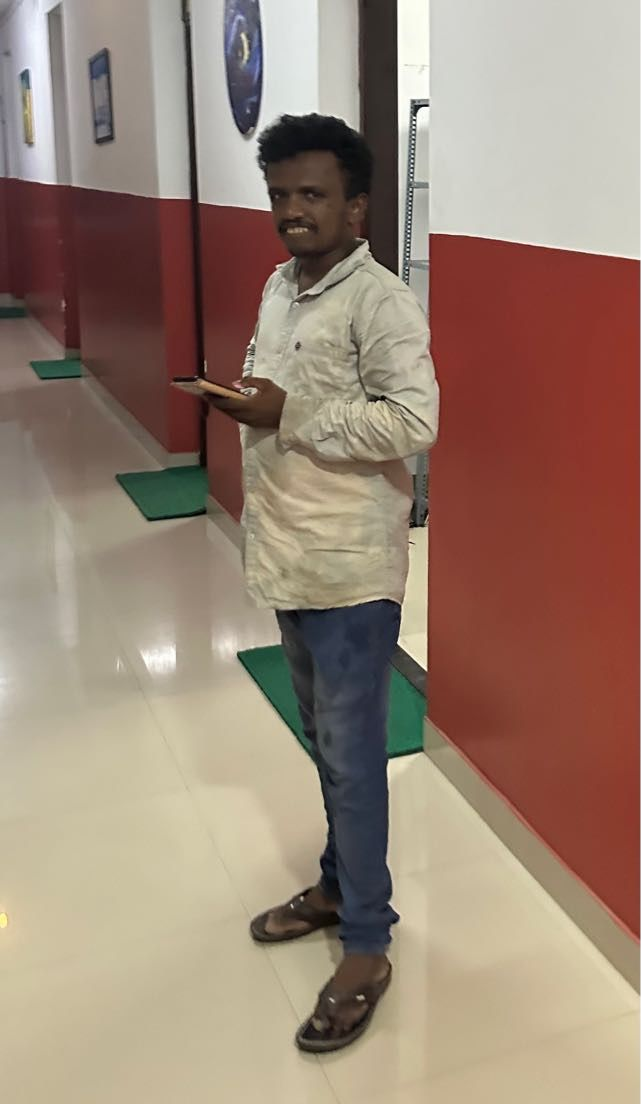
#> input picture tools/ref/crawler_photo.jpg, 641 x 1104 px; its folder holds 5 pictures in this run
$ python crawler.py
#> lines starting #> are read from the running program, lines starting #| are printed output that depends on the picture
#!/usr/bin/env python3
"""Builds Mutty (Manju Mania's first-floor crawler) as a low-poly rigged GLB, plus his
character profile sheet, from the reference photo tools/ref/crawler_photo.jpg.

    python3 tools/crawler.py        -> public/models/crawler.glb
                                       public/models/crawler_albedo.png
                                       tools/ref/crawler_profile.png

Same design principles as tools/manju.py: every body part is a stack of horizontal rings
(proportions measured from the photo), the photo itself is baked into one 512x512 atlas
sampled NEAREST (face projected from the photo, shirt / sleeves / jeans / sandals tiled from
patches of the photo), under 1500 triangles, the same 18-bone rig and bone names as Manju.
Very short (1.18 m standing), buck teeth sticking out of the grin, eyes that catch the light.
Faces +Z, Y up, L = +X. Animations (all in place):
  Idle      - crouched on all fours, twitching head (3 s loop)
  Crawl     - very fast diagonal-pair scuttle, 0.30 s cycle, CRAWL_STRIDE m per cycle
  Attack    - pounce up to face height, bite, drop back (0.9 s, ends where it starts)
  StandIdle - standing like the photo, grinning (4 s loop)
"""
import io, json, math, os, struct, sys
import numpy as np
from PIL import Image, ImageDraw, ImageFont

NAME = 'MUTTY'
TAU = 2 * math.pi
HERE = os.path.dirname(os.path.abspath(__file__))
REF = os.path.join(HERE, 'ref')
OUT_DIR = os.path.join(HERE, '..', 'public', 'models')
AW, AH = 512, 512
D = math.radians

def norm(v):
    n = np.linalg.norm(v)
    return v / n if n > 1e-12 else v

def smooth(a, b, x):
    t = min(max((x - a) / (b - a), 0.0), 1.0)
    return t * t * (3 - 2 * t)

def interp(x, pts):
    xs, ys = zip(*sorted(pts))
    return float(np.interp(x, xs, ys))

# ------------------------------------------------------------- reference photo
IMG = np.array(Image.open(os.path.join(REF, 'crawler_photo.jpg')).convert('RGB')).astype(np.float64)
def px(x, y):
    return IMG[int(np.clip(round(y), 0, IMG.shape[0] - 1)), int(np.clip(round(x), 0, IMG.shape[1] - 1))]

def patch(x0, y0, x1, y1):
#> called with x0 = 248, y0 = 498, x1 = 392, y1 = 590
    return IMG[y0:y1, x0:x1]
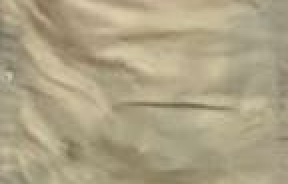
#> returned value: shape (92, 144, 3) float64 (shown 2 times larger); mean of channels 0, 1, 2 173, 162.1, 133; drawn as R, G, B

SHIRT = patch(248, 498, 392, 590)      # clean lower shirt, dusty stains
SLEEVE = patch(306, 402, 408, 450)     # crumpled rolled sleeve
#> call 2 of patch, with x0 = 306, y0 = 402, x1 = 408, y1 = 450
#> in patch (call 2), `return IMG[y0:y1, x0:x1]`:
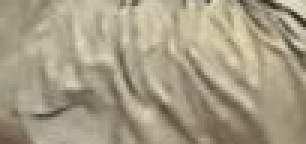
#> returned value: shape (48, 102, 3) float64 (shown 3 times larger); mean of channels 0, 1, 2 165.4, 156.9, 132.5; drawn as R, G, B
JEANS = patch(320, 640, 372, 860)      # jeans with dark wet stains
#> call 3 of patch, with x0 = 320, y0 = 640, x1 = 372, y1 = 860
#> in patch (call 3), `return IMG[y0:y1, x0:x1]`:
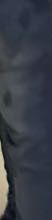
#> returned value: shape (220, 52, 3) float64; mean of channels 0, 1, 2 56.1, 60.9, 70.8; drawn as R, G, B
HAIR = patch(286, 128, 344, 150)
#> call 4 of patch, with x0 = 286, y0 = 128, x1 = 344, y1 = 150
#> in patch (call 4), `return IMG[y0:y1, x0:x1]`:
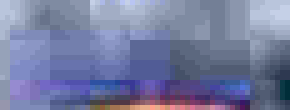
#> returned value: shape (22, 58, 3) float64 (shown 5 times larger); mean of channels 0, 1, 2 17.1, 17.7, 20.9; drawn with min black and max white
SKIN = patch(316, 200, 336, 212).reshape(-1, 3).mean(0)
#> SKIN = [92.29, 70.09, 55.27]
SKIN_DK = SKIN * .8
#> SKIN_DK = [73.83, 56.07, 44.22]
HAND = patch(240, 386, 262, 404).reshape(-1, 3).mean(0)
#> HAND = [115.4, 91.1, 74.2]
SOLE = patch(300, 1036, 380, 1046).reshape(-1, 3).mean(0)
#> SOLE = [98.59, 89.57, 74.09]
STRAP = patch(320, 992, 352, 1004).reshape(-1, 3).mean(0)
#> STRAP = [73.31, 62.32, 53.23]

def tile(pt, u, v):
    """Mirror-tile a photo patch; u, v in patch pixels."""
    h, w = pt.shape[:2]
    def m(a, n):
        a = int(math.floor(a)) % (2 * n)
        return a if a < n else 2 * n - 1 - a
    return pt[m(v, h), m(u, w)]

# face: photo pixel anchors for model X / Y on the front of the head
FACE_X = [(-.070, 268), (-.031, 277), (0, 296), (.031, 310), (.070, 348)]
FACE_Y = [(1.195, 140), (1.175, 152), (1.12, 196), (1.095, 215), (1.077, 230), (1.045, 254), (1.03, 262)]

# ------------------------------------------------------------- skeleton
J = {}; PARENT = {}
def bone(name, pos, parent=None):
    J[name] = np.array(pos, float); PARENT[name] = parent
bone('root', (0, 0, 0))
bone('hips', (0, .62, 0), 'root')
bone('spine', (0, .73, 0), 'hips')
bone('chest', (0, .84, 0), 'spine')
bone('neck', (0, .935, -.005), 'chest')
bone('head', (0, .98, 0), 'neck')
for sd, s in (('L', 1), ('R', -1)):
    bone('upperArm' + sd, (s * .150, .915, 0), 'chest')
    bone('foreArm' + sd, (s * .186, .72, 0), 'upperArm' + sd)
    bone('hand' + sd, (s * .198, .545, .01), 'foreArm' + sd)
    bone('thigh' + sd, (s * .072, .58, 0), 'hips')
    bone('shin' + sd, (s * .075, .335, .005), 'thigh' + sd)
    bone('foot' + sd, (s * .077, .07, -.01), 'shin' + sd)
BONES = list(J.keys())
BI = {n: i for i, n in enumerate(BONES)}

# ------------------------------------------------------------- parts
class Part:
    def __init__(self, name, rows, nth, region, sampler, weights, e=.9, cap_top=False, cap_bot=False):
        self.name, self.rows, self.nth, self.region = name, np.array(rows, float), nth, region
        self.sampler, self.weights, self.e = sampler, weights, e
        self.cap_top, self.cap_bot = cap_top, cap_bot
        self.nt = len(rows) - 1
        self.lump = None

    def fn(self, th, t):
        k = min(max(t, 0), 1) * self.nt
        i = min(int(k), self.nt - 1); u = k - i
        Y, cx, cz, rx, zf, zb = self.rows[i] * (1 - u) + self.rows[i + 1] * u
        s, c = math.sin(th), math.cos(th)
        x = rx * math.copysign(abs(s) ** self.e, s)
        z = (zf if c > 0 else zb) * math.copysign(abs(c) ** self.e, c)
        if self.lump:
            f = self.lump(th, Y)
            x, z = x * f, z * f
        return np.array([cx + x, Y, cz + z])

# Head + neck + torso + pelvis. (Y, cx, cz, rx, zf, zb). Measured from the photo, scaled so
# he stands 1.18 m: a big curly-haired head on a slight body.
DY = -.065   # the head rows were laid out for a 1.245 m figure; shift to the final height
COL_ROWS = [(.545, 0, 0, .115, .082, .082), (.585, 0, 0, .135, .09, .088), (.625, 0, 0, .142, .092, .088),
            (.68, 0, 0, .136, .09, .086), (.75, 0, 0, .13, .092, .085), (.82, 0, .005, .135, .097, .087),
            (.875, 0, .005, .142, .095, .087), (.908, 0, 0, .12, .082, .078), (.935, 0, -.004, .06, .058, .054)]
for Y, rx, zf, zb in ((1.025, .052, .052, .052), (1.045, .056, .074, .052), (1.077, .066, .084, .074),
                      (1.095, .068, .089, .085), (1.12, .07, .084, .09), (1.15, .075, .085, .097),
                      (1.175, .085, .088, .104), (1.20, .088, .084, .104), (1.225, .08, .07, .09),
                      (1.24, .06, .05, .066), (1.249, .034, .028, .038)):
    COL_ROWS.append((Y + DY, 0, .006, rx, zf, zb))
H = COL_ROWS[-1][0]
FACE_X = [(x, p) for x, p in FACE_X]
FACE_Y = [(y + DY, p) for y, p in FACE_Y]
HAIRLINE, MOUTH_Y, CHIN_Y = 1.175 + DY, 1.077 + DY, 1.045 + DY

def arm_rows(s):
    r = [(.93, .136, 0, .038, .042, .042), (.90, .154, 0, .05, .053, .053), (.845, .166, 0, .05, .052, .052),
         (.78, .177, 0, .048, .048, .048), (.72, .186, 0, .046, .046, .046), (.655, .191, .004, .044, .044, .044),
         (.585, .196, .008, .042, .042, .042), (.565, .197, .009, .038, .038, .038),
         (.55, .198, .01, .027, .029, .029), (.52, .199, .012, .02, .038, .038), (.485, .199, .014, .019, .036, .036),
         (.455, .199, .016, .014, .024, .024)]
    return [(Y, s * cx, cz, rx, zf, zb) for Y, cx, cz, rx, zf, zb in r]

def leg_rows(s):
    r = [(.60, .068, 0, .072, .078, .078), (.545, .072, 0, .07, .073, .073), (.47, .074, 0, .064, .066, .066),
         (.395, .075, .003, .058, .059, .059), (.335, .075, .006, .053, .055, .055), (.26, .075, .002, .05, .05, .05),
         (.17, .076, -.004, .046, .046, .046), (.105, .077, -.01, .049, .05, .05), (.08, .077, -.01, .042, .045, .045)]
    return [(Y, s * cx, cz, rx, zf, zb) for Y, cx, cz, rx, zf, zb in r]

def foot_part(s):
    cx = s * .078
    z0, z1 = -.06, .165
    # [8 lines left out: function fn, not called in this run]
    p = Part('foot' + ('L' if s > 0 else 'R'), [(0,) * 6] * 2, 8, None, None, None)
    p.fn = fn; p.nt = 6
    return p

def hair_lump(th, Y):
    """Curly hair: bumpy outline above the hairline, everywhere but the face."""
    k = smooth(HAIRLINE - .035, HAIRLINE + .005, Y)
    front = max(math.cos(th), 0) ** 2 * (1 - smooth(HAIRLINE - .01, HAIRLINE + .02, Y))
    n = math.sin(th * 5 + Y * 140) * .5 + math.sin(th * 3 - Y * 90 + 1.3) * .5
    return 1 + k * (1 - front) * .07 * n

# ------------------------------------------------------------- samplers
def is_bg(c):
    return (c[0] > 1.6 * c[1] and c[0] > 80) or c.mean() > 160      # red wall / white wall

# [4 lines left out: function face_col, not called in this run]

def col_column(P, N, th):
    X, Y, Z = P
    c = math.cos(th)
    if Y > .935:                                    # neck + head
        if Y >= HAIRLINE + .012 or (Y > HAIRLINE - .045 and c < .2) or (c < -.25 and Y > CHIN_Y):
            u = (th + math.pi) / TAU * 110
            col = tile(HAIR, u * 1.3, (H - Y) * 520)
            return col * (.85 + .15 * math.sin(u * 2.1 + Y * 400))
        if c > .45 and Y > CHIN_Y - .012:
            return face_col(X, Y)
        if Y > CHIN_Y - .012:                       # cheeks / ears: the photo's face edge
            edge = (FACE_X[-1][1] - 3) if X > 0 else (FACE_X[0][1] + 3)
            col = px(edge, interp(Y, FACE_Y))
            return SKIN * .9 if is_bg(col) else col
        if Y > .965:
            return SKIN_DK * (.9 + .1 * c)          # neck
    # shirt
    if Y < .585:
        return col_jeans(P, N, th)
    u = (th + math.pi) / TAU * .78 * 330
    col = tile(SHIRT, u, (1 - Y) * 330).copy()
    if .935 < Y or (.9 < Y and abs(X) < .07):      # standing collar
        col = col * 1.06
        if Y > .955 or (Y > .925 and abs(abs(X) - .05) < .006):
            col = col * .72
    if c > .7 and abs(X) < .006 and Y < .93:       # placket seam + buttons
        col = col * .82
        for by in (.90, .835, .77, .705, .64):
            if abs(Y - by) < .006:
                col = np.array([62, 64, 74.0])
    if Y < .597:
        col = col * .78                            # hem shadow
    return col

# [7 lines left out: function col_jeans, not called in this run]

def col_arm(s):
    # [11 lines left out: function f, not called in this run]
    return f

# [25 lines left out: functions col_foot, w_column, not called in this run]

def w_arm(sd):
    # [7 lines left out: function f, not called in this run]
    return f

def w_leg(sd):
    # [5 lines left out: function f, not called in this run]
    return f

PARTS = []
COLP = Part('column', COL_ROWS, 12, (0, 0, 288, 256), col_column, w_column, e=.85, cap_top=True)
COLP.lump = hair_lump
PARTS.append(COLP)
for sd, s in (('L', 1), ('R', -1)):
    PARTS.append(Part('arm' + sd, arm_rows(s), 8, (288 + (0 if s > 0 else 80), 0, 80, 256),
                      col_arm(s), w_arm(sd), e=.9, cap_bot=True))
    PARTS.append(Part('leg' + sd, leg_rows(s), 8, ((0 if s > 0 else 112), 256, 112, 160),
                      col_jeans, w_leg(sd), e=.9))
    fp = foot_part(s)
    fp.region = (224 + (0 if s > 0 else 96), 256, 96, 96)
    fp.sampler = col_foot
    fp.weights = (lambda sd: (lambda P: {'foot' + sd: 1.0}))(sd)
    fp.cap_top = fp.cap_bot = True
    PARTS.append(fp)

def surface_normal(p, th, t):
    e = 1e-3
    n = np.cross(p.fn(th + e, t) - p.fn(th - e, t), p.fn(th, min(t + e, 1)) - p.fn(th, max(t - e, 0)))
    P = p.fn(th, t)
    c = np.mean([p.fn(a, t) for a in (0, 1.57, 3.14, -1.57)], axis=0); c[1] = P[1]
    if np.linalg.norm(n) < 1e-10:
        n = P - c
    n = norm(n)
    return -n if np.dot(n, P - c) < 0 else n

# ------------------------------------------------------------- build
atlas = np.zeros((AH, AW, 3)) + 40
positions, normals, uvs, joints, weights, tris = [], [], [], [], [], []
# [7 lines left out: function add_vertex, not called in this run]

for p in PARTS:
    x0, y0, w, h = p.region
    for j in range(h):
        t = 1 - (j + .5) / h
        for i in range(w):
            th = -math.pi + TAU * (i + .5) / w
#> (the run stopped early here; a loop or call above may not have finished)
